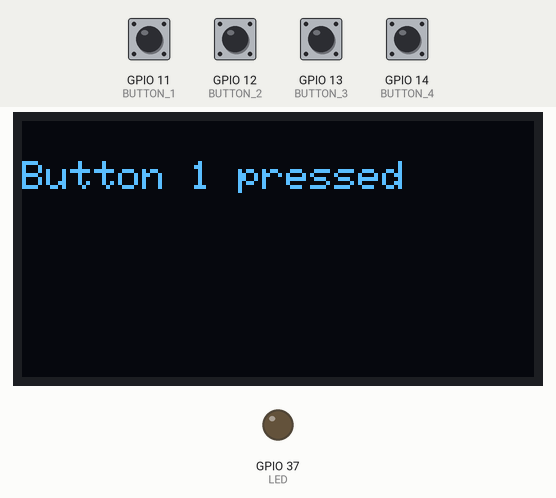
Bench run of a sketch on a simulated ESP32. Parts: 128×64 one-colour display, output pins drawn as LEDs (lit = HIGH). The test bench sets the inputs (shaded band); at power-on: GPIO 11 (BUTTON_1), GPIO 12 (BUTTON_2), GPIO 13 (BUTTON_3), GPIO 14 (BUTTON_4) HIGH.

Above: at 5.6 s.
5.7 s: GPIO 11 (BUTTON_1) pulled LOW for 0.15 s
At 6.3 s:
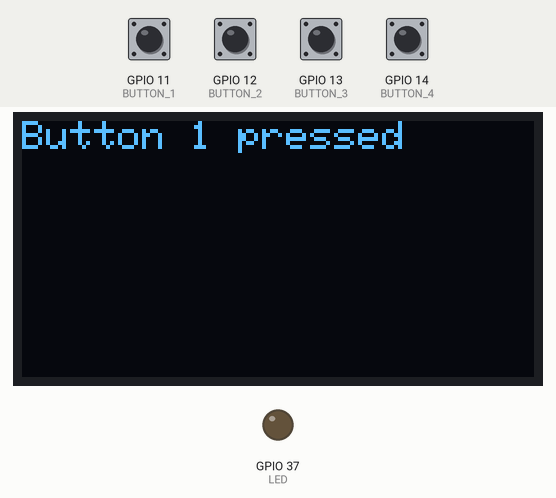
7.3 s: GPIO 14 (BUTTON_4) pulled LOW for 0.15 s
At 7.8 s:
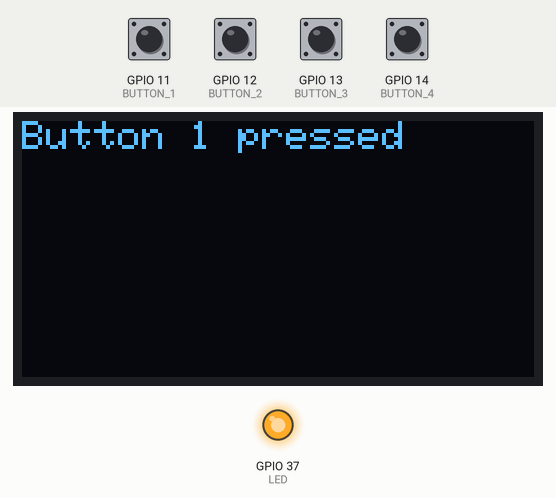
9.8 s: GPIO 12 (BUTTON_2) pulled LOW for 0.15 s
At 10.7 s:
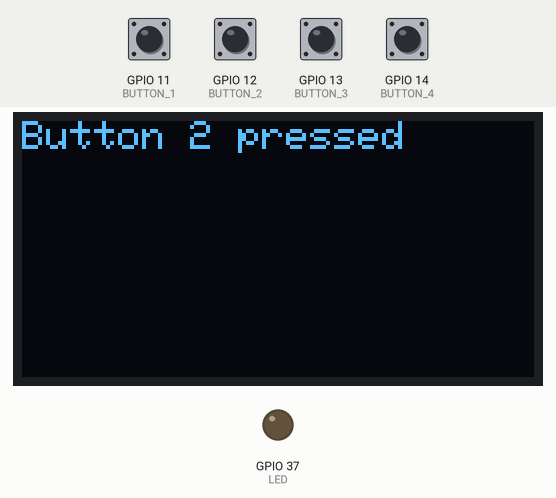
11.4 s: GPIO 13 (BUTTON_3) pulled LOW for 0.15 s
13.0 s: GPIO 14 (BUTTON_4) pulled LOW for 1 s
At 13.3 s:
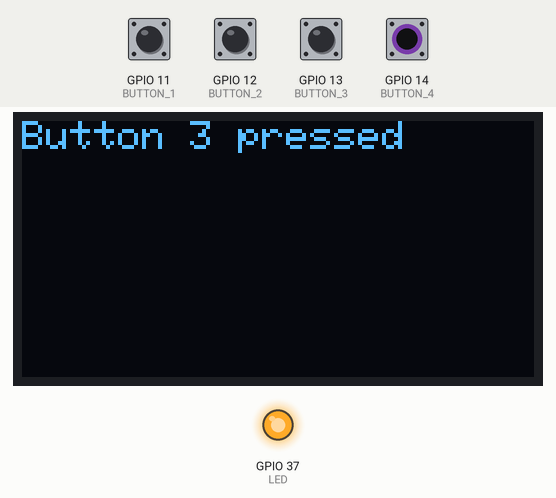
Timing chart, 0 to 16.0 s (numbered marks = the images above; inputs shaded):
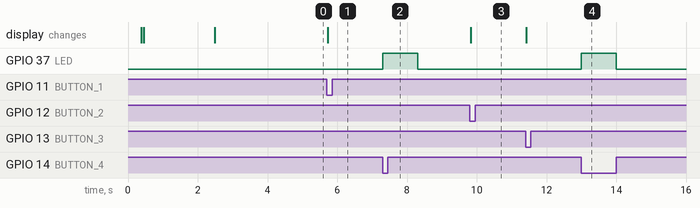

Measured:
- after the input at 5.7 s, the display: changes at once (image 1)
- after the input at 7.3 s, GPIO 37 (LED): LOW → HIGH at once, → LOW 1.0 s later
- after the input at 9.8 s, the display: changes at once (image 3)
- after the input at 13.0 s, GPIO 37 (LED): LOW → HIGH at once, → LOW 1.0 s later

The sketch:

VibeCheck.ino
```cpp
#include <Wire.h>
#include <Adafruit_SSD1306.h>
#include <Adafruit_GFX.h>
#include <Button.h>

#define OLED_SDA 16
#define OLED_SCL 17
#define OLED_WIDTH 128
#define OLED_HEIGHT 64
#define OLED_ADDRESS 0x3C

#define BUTTON_1 11
#define BUTTON_2 12
#define BUTTON_3 13
#define BUTTON_4 14

#define LED 37

Adafruit_SSD1306 display(OLED_WIDTH, OLED_HEIGHT, &Wire, -1);
Button button1(BUTTON_1);
Button button2(BUTTON_2);
Button button3(BUTTON_3);
Button button4(BUTTON_4);

void setup() {

  button1.begin();
  button2.begin();
  button3.begin();
  button4.begin();


  Serial.begin(9600);
  Wire.begin(OLED_SDA, OLED_SCL);
  if(!display.begin(SSD1306_SWITCHCAPVCC, OLED_ADDRESS)) {
    Serial.println(F("SSD1306 allocation failed"));
    for(;;); // Don't proceed, loop forever
  }
  pinMode(LED, OUTPUT);

  display.clearDisplay();

  for(int16_t i=0; i<display.height()/2; i+=2) {
    display.drawRect(i, i, display.width()-2*i, display.height()-2*i, SSD1306_WHITE);
    display.display(); // Update screen with each newly-drawn rectangle
    delay(1);
  }

  delay(2000);


  display.clearDisplay();
  display.setTextSize(1);
  display.setTextColor(WHITE);
  display.setCursor(0, 10);
  display.println("Button 1 pressed");
  display.display(); // Update screen with each newly-drawn rectangle
  delay(2000);

}

void loop() {
  button1.read();
  button2.read();
  button3.read();
  button4.read();

  if (button1.pressed()) {
    display.clearDisplay();
    display.setCursor(0, 0);
    display.println("Button 1 pressed");
    display.display();
  }

  if (button2.pressed()) {
    display.clearDisplay();
    display.setCursor(0, 0);
    display.println("Button 2 pressed");
    display.display();
  }

  if (button3.pressed()) {
    display.clearDisplay();
    display.setCursor(0, 0);
    display.println("Button 3 pressed");
    display.display();
  }

  if (button4.pressed()) {
    digitalWrite(LED, HIGH);
    delay(1000);
  } else {
    digitalWrite(LED, LOW);
  }

  // digitalWrite(LED, HIGH);
  // delay(1000);
  // digitalWrite(LED, LOW);
  // delay(1000);

}
```
